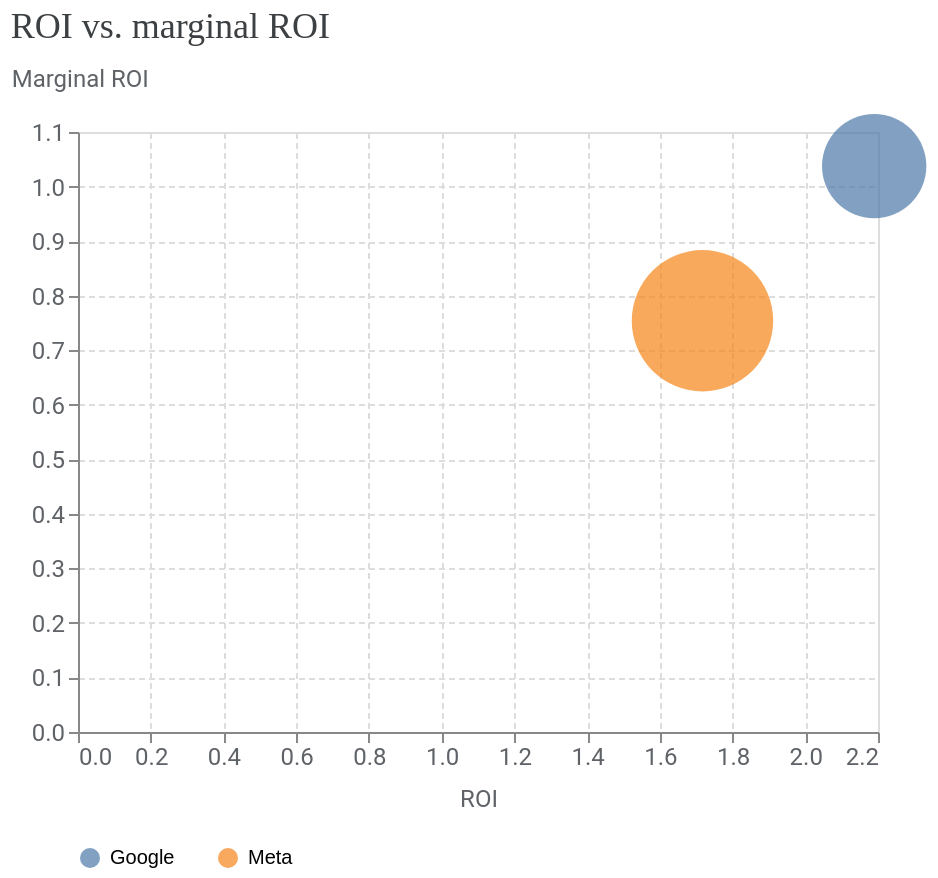

This figure's notebook cell:
### Code cell
media_summary.plot_roi_vs_mroi()

### Figure 1 — Vega-Lite specification as saved in the notebook (floating-point values rounded to 4 significant figures)
{"config": {"view": {"continuousWidth": 300, "continuousHeight": 300}, "axis": {"gridDash": [3, 2], "labelColor": "#5F6368", "labelFont": "Roboto", "labelFontSize": 12, "titleColor": "#5F6368", "titleFont": "Roboto", "titleFontSize": 12, "titleFontWeight": "normal", "titlePadding": 10}}, "data": {"name": "data-ec4ab23c6016ff770dce871db52a6a59"}, "mark": {"type": "circle", "size": 80, "tooltip": true}, "encoding": {"color": {"field": "channel", "legend": {"columnPadding": 20, "columns": 7, "orient": "bottom", "rowPadding": 10, "title": null}, "type": "nominal"}, "size": {"field": "spend", "legend": null, "scale": {"range": [100, 5000]}, "type": "quantitative"}, "x": {"field": "roi", "scale": {}, "title": "ROI", "type": "quantitative"}, "y": {"axis": {"titleAlign": "left", "titleAngle": 0, "titleY": -20}, "field": "mroi", "scale": {}, "title": "Marginal ROI", "type": "quantitative"}}, "title": {"text": "ROI vs. marginal ROI", "anchor": "start", "color": "#3C4043", "font": "Google Sans Display", "fontSize": 18, "fontWeight": "normal", "offset": 10}, "width": 400, "$schema": "https://vega.github.io/schema/vega-lite/v5.20.1.json", "datasets": {"data-ec4ab23c6016ff770dce871db52a6a59": [{"channel": "Meta ", "roi": 1.717, "mroi": 0.754, "spend": 519600.0}, {"channel": "Google ", "roi": 2.189, "mroi": 1.037, "spend": 278100.0}]}}
